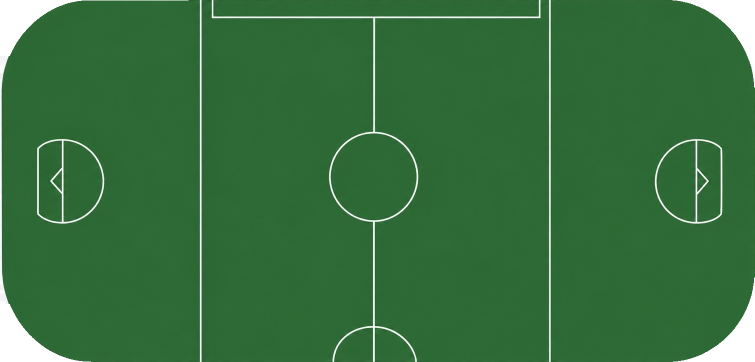
#> input picture assets/field_templates/nll_field_topdown.png, 1509 x 724 px, found by its file name (shown at 1/2 size)
$ python pick_homography_points.py --video-frame ../assets/field_templates/nll_field_topdown.png --video-debug ../assets/field_templates/nll_field_topdown.png --template-debug ../assets/field_templates/nll_field_topdown.png
#> lines starting #> are read from the running program, lines starting #| are printed output that depends on the picture
#!/usr/bin/env python3
"""Pick matching video/template points for the field homography config."""

import argparse
import base64
import json
import sys
from io import BytesIO
from pathlib import Path

from PIL import Image, ImageDraw

PROJECT_ROOT = Path(__file__).resolve().parents[1]
sys.path.insert(0, str(PROJECT_ROOT))

DEFAULT_VIDEO_FRAME = "outputs/nll-test1/short_clip_tracking_stabilized/frames/frame_005_tracking_overlay.png"
DEFAULT_FIELD_TEMPLATE = "assets/field_templates/nll_field_topdown.png"
DEFAULT_OUTPUT_CONFIG = "configs/nll_field_homography_points.json"
DEFAULT_HTML = "outputs/nll-test1/field_calibration_smoke/point_picker.html"
DEFAULT_POINT_NAMES = [
    "center_faceoff_dot",
    "center_circle_left_edge",
    "center_circle_right_edge",
    "white_line_intersection_1",
    "white_line_intersection_2",
    "restraining_line_intersection_1",
    "restraining_line_intersection_2",
    "boards_or_boundary_intersection",
]
COLORS = [
    (31, 119, 180),
    (255, 127, 14),
    (44, 160, 44),
    (214, 39, 40),
    (148, 103, 189),
    (140, 86, 75),
    (227, 119, 194),
    (127, 127, 127),
    (188, 189, 34),
    (23, 190, 207),
]


def parse_args():
    parser = argparse.ArgumentParser(description="Pick matching points for configs/nll_field_homography_points.json.")
    parser.add_argument("--config", default=None, help="Existing homography config JSON to load video_frame, field_template, point names, and output path from.")
    parser.add_argument("--video-frame", default=DEFAULT_VIDEO_FRAME, help="Broadcast/video frame image to click.")
    parser.add_argument("--field-template", default=DEFAULT_FIELD_TEMPLATE, help="Top-down field template image to click.")
    parser.add_argument("--output-config", default=DEFAULT_OUTPUT_CONFIG, help="Output homography config JSON.")
    parser.add_argument("--video-debug", default="configs/nll_field_homography_points_video_debug.png", help="Diagnostic video-frame points image.")
    parser.add_argument("--template-debug", default="configs/nll_field_homography_points_template_debug.png", help="Diagnostic template points image.")
    parser.add_argument("--html-output", default=DEFAULT_HTML, help="Fallback HTML point picker path.")
    parser.add_argument("--mode", choices=["auto", "gui", "html"], default="auto", help="Use matplotlib GUI or write HTML fallback.")
    parser.add_argument("--min-points", type=int, default=4, help="Minimum point pairs before GUI save is allowed.")
    parser.add_argument("--point-names", default=",".join(DEFAULT_POINT_NAMES), help="Comma-separated default names for picked points.")
    return parser.parse_args()


def project_path(path_like):
    path = Path(path_like)
    if path.is_absolute():
        return path
    return PROJECT_ROOT / path


# [6 lines left out: function rel_path, not called in this run]


def write_json(path, payload):
    path.parent.mkdir(parents=True, exist_ok=True)
    path.write_text(json.dumps(payload, indent=2, sort_keys=True) + "\n", encoding="utf-8")


def load_json(path):
    return json.loads(path.read_text(encoding="utf-8"))


def color_for(index):
    return COLORS[index % len(COLORS)]


# [34 lines left out: functions make_config, save_debug_image, save_outputs, point_name, not called in this run]


def run_gui(video_frame, field_template, output_config, video_debug, template_debug, names, min_points):
#> called with min_points = 4
    import matplotlib.pyplot as plt

    video_img = Image.open(video_frame).convert("RGB")
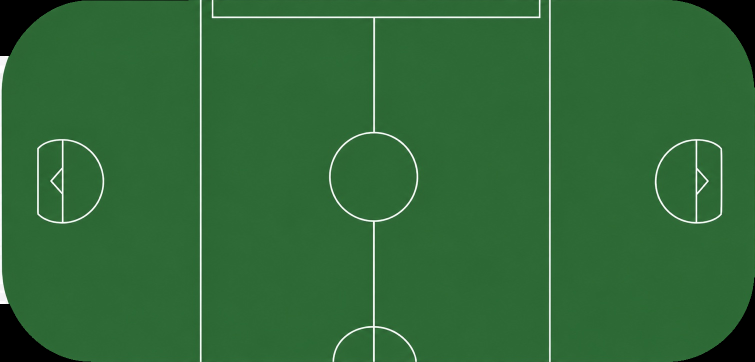
#> video_img: PIL image 1509x724 RGB (shown at 1/2 size); mean R, G, B 47.5, 104.7, 55.1
    field_img = Image.open(field_template).convert("RGB")
    points = []
    pending_video = {"xy": None}

    fig, axes = plt.subplots(1, 2, figsize=(16, 8))
    axes[0].imshow(video_img)
    axes[0].set_title("1. Click video frame landmark")
    axes[1].imshow(field_img)
    axes[1].set_title("2. Click matching field-template landmark")
    for ax in axes:
        ax.set_axis_off()
    status = fig.text(0.02, 0.02, "Click video point, then matching template point. Keys: s=save, u=undo, q=quit", fontsize=10)
    markers = []

    def redraw_status(message):
        status.set_text(message)
        fig.canvas.draw_idle()

    # [55 lines left out: functions draw_marker, clear_markers, save_if_valid, on_click, on_key, not called in this run]

    fig.canvas.mpl_connect("button_press_event", on_click)
    fig.canvas.mpl_connect("key_press_event", on_key)
    plt.show()
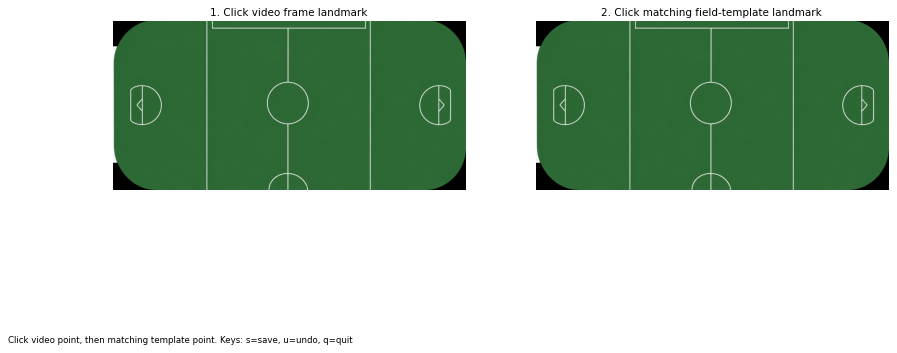
#> figure drawn by matplotlib, 2 panels
    return points


# [159 lines left out: functions image_data_uri, write_html_picker, not called in this run]


def main():
    args = parse_args()
    config_path = project_path(args.config) if args.config else None
    config_payload = None
    if config_path:
        config_payload = load_json(config_path)
        if args.video_frame == DEFAULT_VIDEO_FRAME and config_payload.get("video_frame"):
            args.video_frame = config_payload["video_frame"]
        if args.field_template == DEFAULT_FIELD_TEMPLATE and config_payload.get("field_template"):
            args.field_template = config_payload["field_template"]
        if args.output_config == DEFAULT_OUTPUT_CONFIG:
            args.output_config = str(config_path)
        if args.html_output == DEFAULT_HTML:
            stem = config_path.stem
            if "nll_test4" in stem:
                args.html_output = "outputs/nll_test4/field_calibration_smoke/point_picker.html"
            elif "nll_field" in stem:
                args.html_output = DEFAULT_HTML
        if args.video_debug == "configs/nll_field_homography_points_video_debug.png" and "nll_test4" in config_path.stem:
            args.video_debug = "configs/nll_test4_homography_points_video_debug.png"
        if args.template_debug == "configs/nll_field_homography_points_template_debug.png" and "nll_test4" in config_path.stem:
            args.template_debug = "configs/nll_test4_homography_points_template_debug.png"
        config_names = [point.get("name") for point in config_payload.get("points", []) if point.get("name")]
        if args.point_names == ",".join(DEFAULT_POINT_NAMES) and config_names:
            args.point_names = ",".join(config_names)
    video_frame = project_path(args.video_frame)
    field_template = project_path(args.field_template)
    output_config = project_path(args.output_config)
    video_debug = project_path(args.video_debug)
    template_debug = project_path(args.template_debug)
    html_output = project_path(args.html_output)
    names = [item.strip() for item in args.point_names.split(",") if item.strip()]
    if not video_frame.exists():
        raise SystemExit("Missing video frame: {}".format(video_frame))
    if not field_template.exists():
        raise SystemExit("Missing field template: {}".format(field_template))

    if args.mode == "html":
        print(json.dumps({"status": "html_written", "html": write_html_picker(video_frame, field_template, output_config, html_output, names)}, indent=2))
        return 0
    if args.mode in {"auto", "gui"}:
        try:
            run_gui(video_frame, field_template, output_config, video_debug, template_debug, names, args.min_points)
            return 0
        except Exception as exc:
            if args.mode == "gui":
                raise
            html = write_html_picker(video_frame, field_template, output_config, html_output, names)
            print(json.dumps({"status": "gui_failed_html_written", "error": "{}: {}".format(exc.__class__.__name__, exc), "html": html}, indent=2))
            return 0
    return 0


if __name__ == "__main__":
    raise SystemExit(main())
#> (the program exits here)
